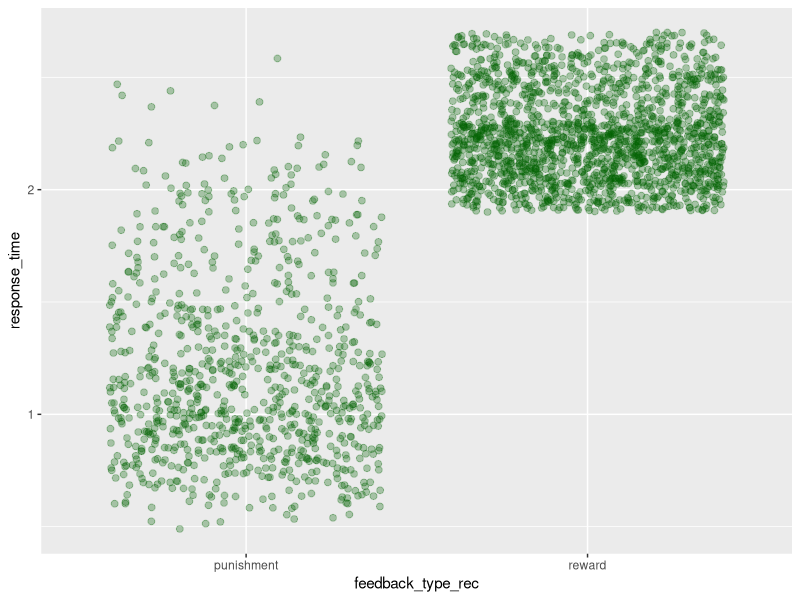
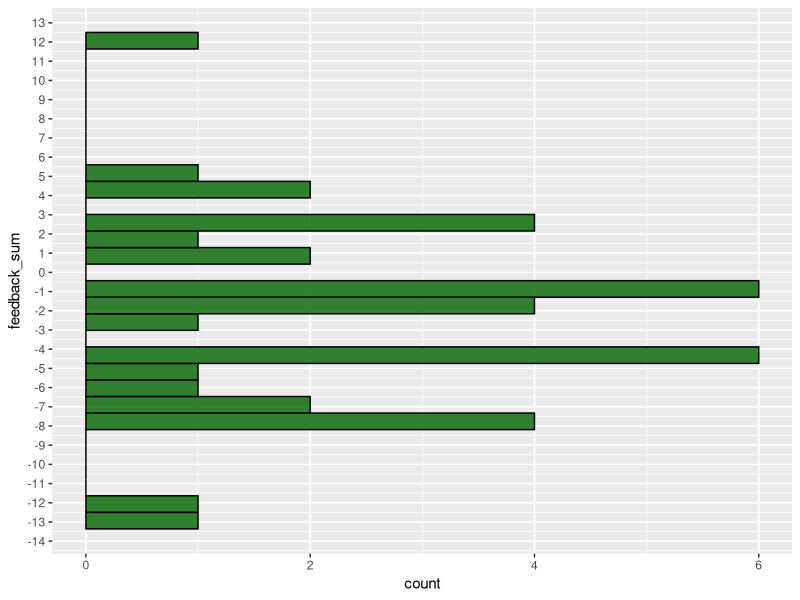

The R source for these figures, in order:

# First look at the data that Karolina transformed into a .csv file.

library(tidyverse)

data <- read.csv("./data/behavioral_data.csv")

head(data)

data %>% 
  group_by(contrast_diff_abs, condition) %>% 
  count()

# Look at reaction times for correct vs. incorrect no_go trials
data %>% 
  filter(condition == "no_go") %>% 
  mutate(feedback_type_rec = ifelse(feedback_type == 1, "reward", "punishment")) %>% 
  
  ggplot(aes(x = feedback_type_rec, y = response_time)) +
  geom_jitter(colour = "darkgreen", alpha = .3, size = 2)

data %>% 
  filter(condition == "go", contrast_diff == 0) %>% 
  group_by(session) %>% 
  summarise(feedback_sum = sum(feedback_type)) %>% 
  
  ggplot(aes(y = feedback_sum)) +
  geom_histogram(fill = "darkgreen", colour = "black", alpha = .8) +
  scale_y_continuous(breaks = seq(-15, 15, 1))
